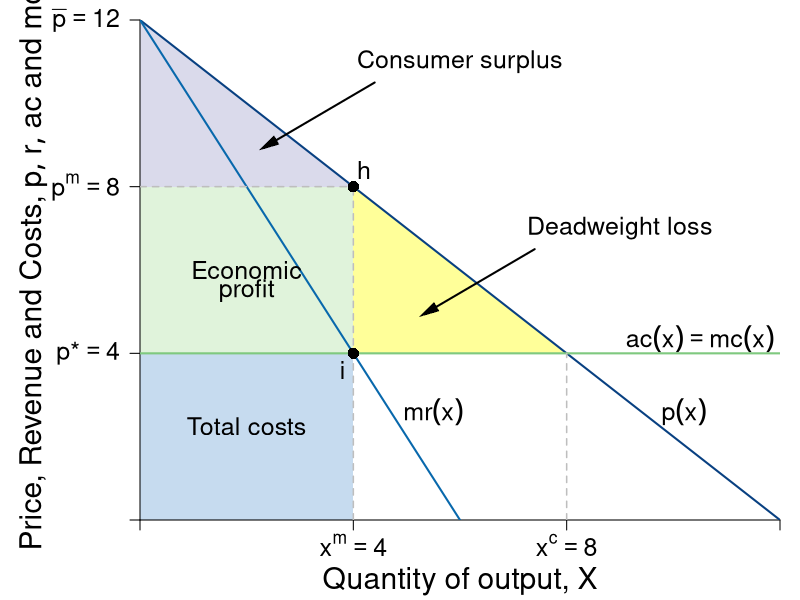

Reproduce this figure in R.
#Graph Designer: Simon Halliday
#Authors: Bowles, Foley and Halliday
#Title: Coordination, Conflict and Competition: A Text in Microeconomics

require(shape)
pdf(file = "competitionmarkets/monopolist_deadweightloss.pdf", width = 9, height = 7)

#Set parameters for graphics
pointsize <- 1.8
axislabelsize <- 1.8
labelsize <- 1.5
namesize <- 1.8
annotatesize <- 1.5
graphlinewidth <- 2
segmentlinewidth <- 1.5

COL <- c("#7fc97f", "#beaed4", "#fdc086", "#ffff99", "#386cb0", "#f0027f", "#bf5b17", "#666666")
COLA <- c("#e0f3db", "#99d8c9","#66c2a4","#41ae76", "#238b45", "#005824")
COLB <- c("#c6dbef", "#4eb3d3", "#2b8cbe", "#0868ac","#084081")
COLC <- c("#fcfbfd", "#efedf5", "#dadaeb", "#bcbddc", "#9e9ac8", "#807dba", "#6a51a3", "#54278f", "#3f007d")

#Edited the margins to cater for the larger LHS labels
par(mar =  c(4, 7, 1, 1))

AvgRevenue <- function(x, rmax = 12, xmax = 12){
  rmax - (rmax/xmax)*x
}

MRevenue <- function(x, rmax = 12, xmax = 12){
  rmax - 2*(rmax/xmax)*x
}

AvgCost <- function(x, c0 = 2, c1 = 4){
  c0/x + c1
}

xlims <- c(0, 12)
ylims <- c(0, 12)

npts <- 501 
x <- seq(xlims[1], xlims[2], length.out = npts)
y <- seq(ylims[1], ylims[2], length.out = npts) 
a <- c(13, 16.75, 19.25)

plot(0, 0, xlim = xlims, ylim = ylims, type = "n",
     xlab = expression(paste("")),
     ylab = expression(paste("")), 
     xaxt = "n", 
     yaxt = "n", 
     cex.lab = axislabelsize, 
     bty = "n",
     xaxs="i", 
     yaxs="i")

# ticksy <- seq(from = ylims[1], to = ylims[2], by = 1)
# ylabels <- seq(from = ylims[1], to = ylims[2], by = 1)
# ticksx <- seq(from = xlims[1], to = xlims[2], by = 1)
# xlabels <- seq(from = xlims[1], to = xlims[2], by = 1)
ticksy <- c(0, 4, AvgRevenue(x = 4), ylims[2])
ylabels <- c(NA, expression(paste(p,"*", phantom()== 4)), expression(paste(p^{m}==8)), expression(paste(bar(p)==12)))
ticksx <- c(0, 4, 8, xlims[2])
xlabels <- c(NA, expression(paste(x^{m} == 4)), expression(paste(x^{c}==8)), NA)

npts <- 500 
xx1 <- seq(xlims[1], xlims[2], length.out = npts)
xx3 <- seq(2, 6, length.out = npts)

#Draw the polygon for profit
xpoly1 <- c(0, 4, 4, 0, 0)
ypoly1 <- c(4, 4, AvgRevenue(x = 4), AvgRevenue(x = 4), 4)
polygon(x = xpoly1, y = ypoly1, col=COLA[1], density=NULL, border = NA)

#Draw the polygon for costs
xpoly2 <- c(0, 4, 4, 0, 0)
ypoly2 <- c(0, 0, 4, 4, 4)
polygon(x = xpoly2, y = ypoly2, col=COLB[1], density=NULL, border = NA)

#Draw the polygon for deadweight loss
xpoly3 <- c(4, 4, 8, 4)
ypoly3 <- c(4, AvgRevenue(x = 4), 4, 4)
polygon(x = xpoly3, y = ypoly3, col=COL[4], density=NULL, border = NA)

#Draw the polygon for consumer surplus
xpoly4 <- c(0, 4, 0, 0)
ypoly4 <- c(8, 8, 12, 8)
polygon(x = xpoly4, y = ypoly4, col=COLC[3], density=NULL, border = NA)

axis(1, at = ticksx, pos = 0, labels = xlabels, cex.axis = labelsize)
axis(2, at = ticksy, pos = 0, labels = ylabels, las = 1, cex.axis = labelsize)

#lines(xx1, bcA(xx1, w = 10, p = 1.5), col = COLB[3], lwd = graphlinewidth)
lines(xx1, AvgRevenue(xx1, rmax = 12, xmax = 12), col = COLB[5], lwd = graphlinewidth)
lines(xx1, MRevenue(xx1, rmax = 12, xmax = 12), col = COLB[4], lwd = graphlinewidth)
#lines(xx1, AvgCost(xx1, c0 = 2, c1 = 4), col = COLA[5], lwd = graphlinewidth)

#Label the axes
mtext(expression(paste("Quantity of output, ", X)), side=1, line = 3, cex = axislabelsize)
text(-2, 0.5*ylims[2], expression(paste("Price, Revenue and Costs, ", list(p, r, ac), " and ", mc)), xpd = TRUE, cex = axislabelsize, srt = 90) 

#Label curves
# text(10.5, 4.3, expression(paste(ac(x) == mc(x))), cex = labelsize)
# text(10.7, 2.6, expression(paste(p(x) == bar(p) - beta*x)), cex = labelsize)
# text(6.2, 2.6, expression(paste(mr(x) == bar(p) - 2*beta*x)), cex = labelsize)

text(10.5, 4.35, expression(paste(ac(x) == mc(x))), cex = labelsize)
text(10.2, 2.6, expression(paste(p(x))), cex = labelsize)
text(5.5, 2.6, expression(paste(mr(x))), cex = labelsize)

#Labels cost and profit areas
text(2, 0.5*AvgCost(x = 4), expression("Total costs"), cex = labelsize)
text(2, 6, expression("Economic"), cex = labelsize)
text(2, 5.5, expression("profit"), cex = labelsize)
# text(5.25, 5.5, expression("Deadweight"), cex = labelsize)
# text(5.25, 5, expression("Loss"), cex = labelsize)

#Draw segments for total costs
segments(0, AvgRevenue(x = 4), 4, AvgRevenue(x = 4), lty = 2, col = "gray" , lwd = segmentlinewidth)
segments(4, 0, 4, AvgRevenue(x = 4), lty = 2, col = "gray" , lwd = segmentlinewidth)
segments(0, 4, xlims[2], 4, lty = 1, col = COL[1] , lwd = graphlinewidth)

#Segment for many firms comparison
segments(8, 0, 8, 4, lty = 2, col = "gray" , lwd = segmentlinewidth)

#Label Points for comparison
points(4, MRevenue(x = 4), pch = 16, col = "black", cex = 1.5)
text(3.8, MRevenue(x = 4) - 0.4, expression(i), cex = labelsize)


points(4, AvgRevenue(x = 4), pch = 16, col = "black", cex = 1.5)
text(4.2, AvgRevenue(x = 4) + 0.4, expression(h), cex = labelsize)


# Arrow to Consumer surplus
text(6, 11, expression(paste("Consumer surplus")), cex = labelsize)
#text(6, 11, expression(paste(cs(x) == frac(1,2)*(bar(p) - p^{m})*x^{m} )), cex = labelsize)
Arrows(4.4, 10.5, 2.4, 9, col = "black", lty = 1, lwd = 2, arr.type = "triangle", arr.lwd = 0.5)

# Arrow to Deadweight loss
text(9, 7.00, expression(paste("Deadweight loss")), cex = labelsize)
#text(9, 7, expression(paste(dwl(x) == frac(1,2)*(p^{m} - c)*(x^{c} - x^{m}))), cex = labelsize)
Arrows(7.4, 6.5, 5.4, 5, col = "black", lty = 1, lwd = 2, arr.type = "triangle", arr.lwd = 0.5)



dev.off()
